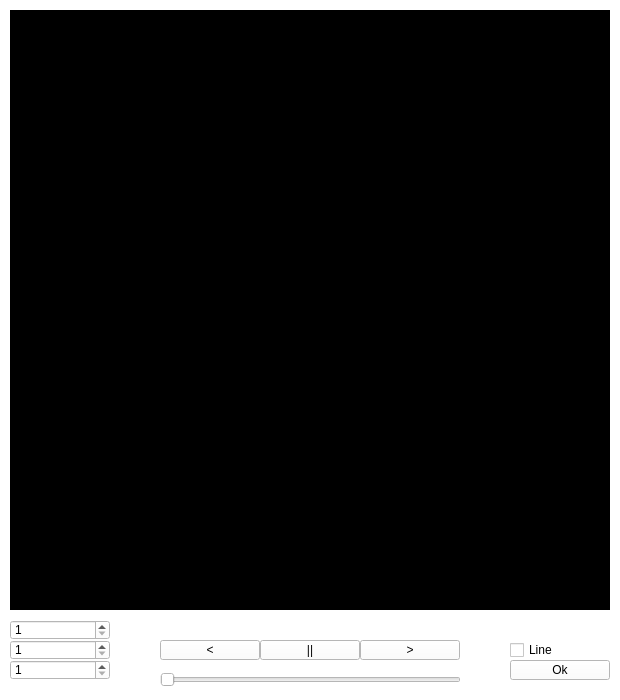
<?xml version="1.0" encoding="UTF-8"?>
<ui version="4.0">
 <class>MainWindow</class>
 <widget class="QMainWindow" name="MainWindow">
  <property name="geometry">
   <rect>
    <x>0</x>
    <y>0</y>
    <width>620</width>
    <height>700</height>
   </rect>
  </property>
  <property name="windowTitle">
   <string>MainWindow</string>
  </property>
  <widget class="QWidget" name="centralwidget">
   <property name="palette">
    <palette>
     <active>
      <colorrole role="WindowText">
       <brush brushstyle="SolidPattern">
        <color alpha="255">
         <red>0</red>
         <green>0</green>
         <blue>0</blue>
        </color>
       </brush>
      </colorrole>
      <colorrole role="Button">
       <brush brushstyle="SolidPattern">
        <color alpha="255">
         <red>255</red>
         <green>255</green>
         <blue>255</blue>
        </color>
       </brush>
      </colorrole>
      <colorrole role="Light">
       <brush brushstyle="SolidPattern">
        <color alpha="255">
         <red>255</red>
         <green>255</green>
         <blue>255</blue>
        </color>
       </brush>
      </colorrole>
      <colorrole role="Midlight">
       <brush brushstyle="SolidPattern">
        <color alpha="255">
         <red>255</red>
         <green>255</green>
         <blue>255</blue>
        </color>
       </brush>
      </colorrole>
      <colorrole role="Dark">
       <brush brushstyle="SolidPattern">
        <color alpha="255">
         <red>127</red>
         <green>127</green>
         <blue>127</blue>
        </color>
       </brush>
      </colorrole>
      <colorrole role="Mid">
       <brush brushstyle="SolidPattern">
        <color alpha="255">
         <red>170</red>
         <green>170</green>
         <blue>170</blue>
        </color>
       </brush>
      </colorrole>
      <colorrole role="Text">
       <brush brushstyle="SolidPattern">
        <color alpha="255">
         <red>0</red>
         <green>0</green>
         <blue>0</blue>
        </color>
       </brush>
      </colorrole>
      <colorrole role="BrightText">
       <brush brushstyle="SolidPattern">
        <color alpha="255">
         <red>255</red>
         <green>255</green>
         <blue>255</blue>
        </color>
       </brush>
      </colorrole>
      <colorrole role="ButtonText">
       <brush brushstyle="SolidPattern">
        <color alpha="255">
         <red>0</red>
         <green>0</green>
         <blue>0</blue>
        </color>
       </brush>
      </colorrole>
      <colorrole role="Base">
       <brush brushstyle="SolidPattern">
        <color alpha="255">
         <red>255</red>
         <green>255</green>
         <blue>255</blue>
        </color>
       </brush>
      </colorrole>
      <colorrole role="Window">
       <brush brushstyle="SolidPattern">
        <color alpha="255">
         <red>255</red>
         <green>255</green>
         <blue>255</blue>
        </color>
       </brush>
      </colorrole>
      <colorrole role="Shadow">
       <brush brushstyle="SolidPattern">
        <color alpha="255">
         <red>0</red>
         <green>0</green>
         <blue>0</blue>
        </color>
       </brush>
      </colorrole>
      <colorrole role="AlternateBase">
       <brush brushstyle="SolidPattern">
        <color alpha="255">
         <red>255</red>
         <green>255</green>
         <blue>255</blue>
        </color>
       </brush>
      </colorrole>
      <colorrole role="ToolTipBase">
       <brush brushstyle="SolidPattern">
        <color alpha="255">
         <red>255</red>
         <green>255</green>
         <blue>220</blue>
        </color>
       </brush>
      </colorrole>
      <colorrole role="ToolTipText">
       <brush brushstyle="SolidPattern">
        <color alpha="255">
         <red>0</red>
         <green>0</green>
         <blue>0</blue>
        </color>
       </brush>
      </colorrole>
      <colorrole role="PlaceholderText">
       <brush brushstyle="SolidPattern">
        <color alpha="128">
         <red>0</red>
         <green>0</green>
         <blue>0</blue>
        </color>
       </brush>
      </colorrole>
     </active>
     <inactive>
      <colorrole role="WindowText">
       <brush brushstyle="SolidPattern">
        <color alpha="255">
         <red>0</red>
         <green>0</green>
         <blue>0</blue>
        </color>
       </brush>
      </colorrole>
      <colorrole role="Button">
       <brush brushstyle="SolidPattern">
        <color alpha="255">
         <red>255</red>
         <green>255</green>
         <blue>255</blue>
        </color>
       </brush>
      </colorrole>
      <colorrole role="Light">
       <brush brushstyle="SolidPattern">
        <color alpha="255">
         <red>255</red>
         <green>255</green>
         <blue>255</blue>
        </color>
       </brush>
      </colorrole>
      <colorrole role="Midlight">
       <brush brushstyle="SolidPattern">
        <color alpha="255">
         <red>255</red>
         <green>255</green>
         <blue>255</blue>
        </color>
       </brush>
      </colorrole>
      <colorrole role="Dark">
       <brush brushstyle="SolidPattern">
        <color alpha="255">
         <red>127</red>
         <green>127</green>
         <blue>127</blue>
        </color>
       </brush>
      </colorrole>
      <colorrole role="Mid">
       <brush brushstyle="SolidPattern">
        <color alpha="255">
         <red>170</red>
         <green>170</green>
         <blue>170</blue>
        </color>
       </brush>
      </colorrole>
      <colorrole role="Text">
       <brush brushstyle="SolidPattern">
        <color alpha="255">
         <red>0</red>
         <green>0</green>
         <blue>0</blue>
        </color>
       </brush>
      </colorrole>
      <colorrole role="BrightText">
       <brush brushstyle="SolidPattern">
        <color alpha="255">
         <red>255</red>
         <green>255</green>
         <blue>255</blue>
        </color>
       </brush>
      </colorrole>
      <colorrole role="ButtonText">
       <brush brushstyle="SolidPattern">
        <color alpha="255">
         <red>0</red>
         <green>0</green>
         <blue>0</blue>
        </color>
       </brush>
      </colorrole>
      <colorrole role="Base">
       <brush brushstyle="SolidPattern">
        <color alpha="255">
         <red>255</red>
         <green>255</green>
         <blue>255</blue>
        </color>
       </brush>
      </colorrole>
      <colorrole role="Window">
       <brush brushstyle="SolidPattern">
        <color alpha="255">
         <red>255</red>
         <green>255</green>
         <blue>255</blue>
        </color>
       </brush>
      </colorrole>
      <colorrole role="Shadow">
       <brush brushstyle="SolidPattern">
        <color alpha="255">
         <red>0</red>
         <green>0</green>
         <blue>0</blue>
        </color>
       </brush>
      </colorrole>
      <colorrole role="AlternateBase">
       <brush brushstyle="SolidPattern">
        <color alpha="255">
         <red>255</red>
         <green>255</green>
         <blue>255</blue>
        </color>
       </brush>
      </colorrole>
      <colorrole role="ToolTipBase">
       <brush brushstyle="SolidPattern">
        <color alpha="255">
         <red>255</red>
         <green>255</green>
         <blue>220</blue>
        </color>
       </brush>
      </colorrole>
      <colorrole role="ToolTipText">
       <brush brushstyle="SolidPattern">
        <color alpha="255">
         <red>0</red>
         <green>0</green>
         <blue>0</blue>
        </color>
       </brush>
      </colorrole>
      <colorrole role="PlaceholderText">
       <brush brushstyle="SolidPattern">
        <color alpha="128">
         <red>0</red>
         <green>0</green>
         <blue>0</blue>
        </color>
       </brush>
      </colorrole>
     </inactive>
     <disabled>
      <colorrole role="WindowText">
       <brush brushstyle="SolidPattern">
        <color alpha="255">
         <red>127</red>
         <green>127</green>
         <blue>127</blue>
        </color>
       </brush>
      </colorrole>
      <colorrole role="Button">
       <brush brushstyle="SolidPattern">
        <color alpha="255">
         <red>255</red>
         <green>255</green>
         <blue>255</blue>
        </color>
       </brush>
      </colorrole>
      <colorrole role="Light">
       <brush brushstyle="SolidPattern">
        <color alpha="255">
         <red>255</red>
         <green>255</green>
         <blue>255</blue>
        </color>
       </brush>
      </colorrole>
      <colorrole role="Midlight">
       <brush brushstyle="SolidPattern">
        <color alpha="255">
         <red>255</red>
         <green>255</green>
         <blue>255</blue>
        </color>
       </brush>
      </colorrole>
      <colorrole role="Dark">
       <brush brushstyle="SolidPattern">
        <color alpha="255">
         <red>127</red>
         <green>127</green>
         <blue>127</blue>
        </color>
       </brush>
      </colorrole>
      <colorrole role="Mid">
       <brush brushstyle="SolidPattern">
        <color alpha="255">
         <red>170</red>
         <green>170</green>
         <blue>170</blue>
        </color>
       </brush>
      </colorrole>
      <colorrole role="Text">
       <brush brushstyle="SolidPattern">
        <color alpha="255">
         <red>127</red>
         <green>127</green>
         <blue>127</blue>
        </color>
       </brush>
      </colorrole>
      <colorrole role="BrightText">
       <brush brushstyle="SolidPattern">
        <color alpha="255">
         <red>255</red>
         <green>255</green>
         <blue>255</blue>
        </color>
       </brush>
      </colorrole>
      <colorrole role="ButtonText">
       <brush brushstyle="SolidPattern">
        <color alpha="255">
         <red>127</red>
         <green>127</green>
         <blue>127</blue>
        </color>
       </brush>
      </colorrole>
      <colorrole role="Base">
       <brush brushstyle="SolidPattern">
        <color alpha="255">
         <red>255</red>
         <green>255</green>
         <blue>255</blue>
        </color>
       </brush>
      </colorrole>
      <colorrole role="Window">
       <brush brushstyle="SolidPattern">
        <color alpha="255">
         <red>255</red>
         <green>255</green>
         <blue>255</blue>
        </color>
       </brush>
      </colorrole>
      <colorrole role="Shadow">
       <brush brushstyle="SolidPattern">
        <color alpha="255">
         <red>0</red>
         <green>0</green>
         <blue>0</blue>
        </color>
       </brush>
      </colorrole>
      <colorrole role="AlternateBase">
       <brush brushstyle="SolidPattern">
        <color alpha="255">
         <red>255</red>
         <green>255</green>
         <blue>255</blue>
        </color>
       </brush>
      </colorrole>
      <colorrole role="ToolTipBase">
       <brush brushstyle="SolidPattern">
        <color alpha="255">
         <red>255</red>
         <green>255</green>
         <blue>220</blue>
        </color>
       </brush>
      </colorrole>
      <colorrole role="ToolTipText">
       <brush brushstyle="SolidPattern">
        <color alpha="255">
         <red>0</red>
         <green>0</green>
         <blue>0</blue>
        </color>
       </brush>
      </colorrole>
      <colorrole role="PlaceholderText">
       <brush brushstyle="SolidPattern">
        <color alpha="128">
         <red>0</red>
         <green>0</green>
         <blue>0</blue>
        </color>
       </brush>
      </colorrole>
     </disabled>
    </palette>
   </property>
   <property name="autoFillBackground">
    <bool>true</bool>
   </property>
   <widget class="QFrame" name="frame">
    <property name="geometry">
     <rect>
      <x>10</x>
      <y>10</y>
      <width>600</width>
      <height>600</height>
     </rect>
    </property>
    <property name="palette">
     <palette>
      <active>
       <colorrole role="WindowText">
        <brush brushstyle="SolidPattern">
         <color alpha="255">
          <red>255</red>
          <green>255</green>
          <blue>255</blue>
         </color>
        </brush>
       </colorrole>
       <colorrole role="Button">
        <brush brushstyle="SolidPattern">
         <color alpha="255">
          <red>0</red>
          <green>0</green>
          <blue>0</blue>
         </color>
        </brush>
       </colorrole>
       <colorrole role="Light">
        <brush brushstyle="SolidPattern">
         <color alpha="255">
          <red>0</red>
          <green>0</green>
          <blue>0</blue>
         </color>
        </brush>
       </colorrole>
       <colorrole role="Midlight">
        <brush brushstyle="SolidPattern">
         <color alpha="255">
          <red>0</red>
          <green>0</green>
          <blue>0</blue>
         </color>
        </brush>
       </colorrole>
       <colorrole role="Dark">
        <brush brushstyle="SolidPattern">
         <color alpha="255">
          <red>0</red>
          <green>0</green>
          <blue>0</blue>
         </color>
        </brush>
       </colorrole>
       <colorrole role="Mid">
        <brush brushstyle="SolidPattern">
         <color alpha="255">
          <red>0</red>
          <green>0</green>
          <blue>0</blue>
         </color>
        </brush>
       </colorrole>
       <colorrole role="Text">
        <brush brushstyle="SolidPattern">
         <color alpha="255">
          <red>255</red>
          <green>255</green>
          <blue>255</blue>
         </color>
        </brush>
       </colorrole>
       <colorrole role="BrightText">
        <brush brushstyle="SolidPattern">
         <color alpha="255">
          <red>255</red>
          <green>255</green>
          <blue>255</blue>
         </color>
        </brush>
       </colorrole>
       <colorrole role="ButtonText">
        <brush brushstyle="SolidPattern">
         <color alpha="255">
          <red>255</red>
          <green>255</green>
          <blue>255</blue>
         </color>
        </brush>
       </colorrole>
       <colorrole role="Base">
        <brush brushstyle="SolidPattern">
         <color alpha="255">
          <red>0</red>
          <green>0</green>
          <blue>0</blue>
         </color>
        </brush>
       </colorrole>
       <colorrole role="Window">
        <brush brushstyle="SolidPattern">
         <color alpha="255">
          <red>0</red>
          <green>0</green>
          <blue>0</blue>
         </color>
        </brush>
       </colorrole>
       <colorrole role="Shadow">
        <brush brushstyle="SolidPattern">
         <color alpha="255">
          <red>0</red>
          <green>0</green>
          <blue>0</blue>
         </color>
        </brush>
       </colorrole>
       <colorrole role="AlternateBase">
        <brush brushstyle="SolidPattern">
         <color alpha="255">
          <red>0</red>
          <green>0</green>
          <blue>0</blue>
         </color>
        </brush>
       </colorrole>
       <colorrole role="ToolTipBase">
        <brush brushstyle="SolidPattern">
         <color alpha="255">
          <red>255</red>
          <green>255</green>
          <blue>220</blue>
         </color>
        </brush>
       </colorrole>
       <colorrole role="ToolTipText">
        <brush brushstyle="SolidPattern">
         <color alpha="255">
          <red>0</red>
          <green>0</green>
          <blue>0</blue>
         </color>
        </brush>
       </colorrole>
       <colorrole role="PlaceholderText">
        <brush brushstyle="SolidPattern">
         <color alpha="128">
          <red>255</red>
          <green>255</green>
          <blue>255</blue>
         </color>
        </brush>
       </colorrole>
      </active>
      <inactive>
       <colorrole role="WindowText">
        <brush brushstyle="SolidPattern">
         <color alpha="255">
          <red>255</red>
          <green>255</green>
          <blue>255</blue>
         </color>
        </brush>
       </colorrole>
       <colorrole role="Button">
        <brush brushstyle="SolidPattern">
         <color alpha="255">
          <red>0</red>
          <green>0</green>
          <blue>0</blue>
         </color>
        </brush>
       </colorrole>
       <colorrole role="Light">
        <brush brushstyle="SolidPattern">
         <color alpha="255">
          <red>0</red>
          <green>0</green>
          <blue>0</blue>
         </color>
        </brush>
       </colorrole>
       <colorrole role="Midlight">
        <brush brushstyle="SolidPattern">
         <color alpha="255">
          <red>0</red>
          <green>0</green>
          <blue>0</blue>
         </color>
        </brush>
       </colorrole>
       <colorrole role="Dark">
        <brush brushstyle="SolidPattern">
         <color alpha="255">
          <red>0</red>
          <green>0</green>
          <blue>0</blue>
         </color>
        </brush>
       </colorrole>
       <colorrole role="Mid">
        <brush brushstyle="SolidPattern">
         <color alpha="255">
          <red>0</red>
          <green>0</green>
          <blue>0</blue>
         </color>
        </brush>
       </colorrole>
       <colorrole role="Text">
        <brush brushstyle="SolidPattern">
         <color alpha="255">
          <red>255</red>
          <green>255</green>
          <blue>255</blue>
         </color>
        </brush>
       </colorrole>
       <colorrole role="BrightText">
        <brush brushstyle="SolidPattern">
         <color alpha="255">
          <red>255</red>
          <green>255</green>
          <blue>255</blue>
         </color>
        </brush>
       </colorrole>
       <colorrole role="ButtonText">
        <brush brushstyle="SolidPattern">
         <color alpha="255">
          <red>255</red>
          <green>255</green>
          <blue>255</blue>
         </color>
        </brush>
       </colorrole>
       <colorrole role="Base">
        <brush brushstyle="SolidPattern">
         <color alpha="255">
          <red>0</red>
          <green>0</green>
          <blue>0</blue>
         </color>
        </brush>
       </colorrole>
       <colorrole role="Window">
        <brush brushstyle="SolidPattern">
         <color alpha="255">
          <red>0</red>
          <green>0</green>
          <blue>0</blue>
         </color>
        </brush>
       </colorrole>
       <colorrole role="Shadow">
        <brush brushstyle="SolidPattern">
         <color alpha="255">
          <red>0</red>
          <green>0</green>
          <blue>0</blue>
         </color>
        </brush>
       </colorrole>
       <colorrole role="AlternateBase">
        <brush brushstyle="SolidPattern">
         <color alpha="255">
          <red>0</red>
          <green>0</green>
          <blue>0</blue>
         </color>
        </brush>
       </colorrole>
       <colorrole role="ToolTipBase">
        <brush brushstyle="SolidPattern">
         <color alpha="255">
          <red>255</red>
          <green>255</green>
          <blue>220</blue>
         </color>
        </brush>
       </colorrole>
       <colorrole role="ToolTipText">
        <brush brushstyle="SolidPattern">
         <color alpha="255">
          <red>0</red>
          <green>0</green>
          <blue>0</blue>
         </color>
        </brush>
       </colorrole>
       <colorrole role="PlaceholderText">
        <brush brushstyle="SolidPattern">
         <color alpha="128">
          <red>255</red>
          <green>255</green>
          <blue>255</blue>
         </color>
        </brush>
       </colorrole>
      </inactive>
      <disabled>
       <colorrole role="WindowText">
        <brush brushstyle="SolidPattern">
         <color alpha="255">
          <red>0</red>
          <green>0</green>
          <blue>0</blue>
         </color>
        </brush>
       </colorrole>
       <colorrole role="Button">
        <brush brushstyle="SolidPattern">
         <color alpha="255">
          <red>0</red>
          <green>0</green>
          <blue>0</blue>
         </color>
        </brush>
       </colorrole>
       <colorrole role="Light">
        <brush brushstyle="SolidPattern">
         <color alpha="255">
          <red>0</red>
          <green>0</green>
          <blue>0</blue>
         </color>
        </brush>
       </colorrole>
       <colorrole role="Midlight">
        <brush brushstyle="SolidPattern">
         <color alpha="255">
          <red>0</red>
          <green>0</green>
          <blue>0</blue>
         </color>
        </brush>
       </colorrole>
       <colorrole role="Dark">
        <brush brushstyle="SolidPattern">
         <color alpha="255">
          <red>0</red>
          <green>0</green>
          <blue>0</blue>
         </color>
        </brush>
       </colorrole>
       <colorrole role="Mid">
        <brush brushstyle="SolidPattern">
         <color alpha="255">
          <red>0</red>
          <green>0</green>
          <blue>0</blue>
         </color>
        </brush>
       </colorrole>
       <colorrole role="Text">
        <brush brushstyle="SolidPattern">
         <color alpha="255">
          <red>0</red>
          <green>0</green>
          <blue>0</blue>
         </color>
        </brush>
       </colorrole>
       <colorrole role="BrightText">
        <brush brushstyle="SolidPattern">
         <color alpha="255">
          <red>255</red>
          <green>255</green>
          <blue>255</blue>
         </color>
        </brush>
       </colorrole>
       <colorrole role="ButtonText">
        <brush brushstyle="SolidPattern">
         <color alpha="255">
          <red>0</red>
          <green>0</green>
          <blue>0</blue>
         </color>
        </brush>
       </colorrole>
       <colorrole role="Base">
        <brush brushstyle="SolidPattern">
         <color alpha="255">
          <red>0</red>
          <green>0</green>
          <blue>0</blue>
         </color>
        </brush>
       </colorrole>
       <colorrole role="Window">
        <brush brushstyle="SolidPattern">
         <color alpha="255">
          <red>0</red>
          <green>0</green>
          <blue>0</blue>
         </color>
        </brush>
       </colorrole>
       <colorrole role="Shadow">
        <brush brushstyle="SolidPattern">
         <color alpha="255">
          <red>0</red>
          <green>0</green>
          <blue>0</blue>
         </color>
        </brush>
       </colorrole>
       <colorrole role="AlternateBase">
        <brush brushstyle="SolidPattern">
         <color alpha="255">
          <red>0</red>
          <green>0</green>
          <blue>0</blue>
         </color>
        </brush>
       </colorrole>
       <colorrole role="ToolTipBase">
        <brush brushstyle="SolidPattern">
         <color alpha="255">
          <red>255</red>
          <green>255</green>
          <blue>220</blue>
         </color>
        </brush>
       </colorrole>
       <colorrole role="ToolTipText">
        <brush brushstyle="SolidPattern">
         <color alpha="255">
          <red>0</red>
          <green>0</green>
          <blue>0</blue>
         </color>
        </brush>
       </colorrole>
       <colorrole role="PlaceholderText">
        <brush brushstyle="SolidPattern">
         <color alpha="128">
          <red>255</red>
          <green>255</green>
          <blue>255</blue>
         </color>
        </brush>
       </colorrole>
      </disabled>
     </palette>
    </property>
    <property name="autoFillBackground">
     <bool>true</bool>
    </property>
    <property name="frameShape">
     <enum>QFrame::StyledPanel</enum>
    </property>
    <property name="frameShadow">
     <enum>QFrame::Raised</enum>
    </property>
   </widget>
   <widget class="QPushButton" name="Start">
    <property name="geometry">
     <rect>
      <x>360</x>
      <y>640</y>
      <width>100</width>
      <height>20</height>
     </rect>
    </property>
    <property name="text">
     <string>&gt;</string>
    </property>
   </widget>
   <widget class="QPushButton" name="Stop">
    <property name="geometry">
     <rect>
      <x>260</x>
      <y>640</y>
      <width>100</width>
      <height>20</height>
     </rect>
    </property>
    <property name="text">
     <string>||</string>
    </property>
   </widget>
   <widget class="QSlider" name="Speed">
    <property name="geometry">
     <rect>
      <x>160</x>
      <y>670</y>
      <width>301</width>
      <height>20</height>
     </rect>
    </property>
    <property name="minimum">
     <number>1</number>
    </property>
    <property name="maximum">
     <number>5</number>
    </property>
    <property name="pageStep">
     <number>5</number>
    </property>
    <property name="orientation">
     <enum>Qt::Horizontal</enum>
    </property>
    <property name="invertedAppearance">
     <bool>false</bool>
    </property>
    <property name="invertedControls">
     <bool>true</bool>
    </property>
   </widget>
   <widget class="QPushButton" name="Remove">
    <property name="geometry">
     <rect>
      <x>160</x>
      <y>640</y>
      <width>100</width>
      <height>20</height>
     </rect>
    </property>
    <property name="text">
     <string>&lt;</string>
    </property>
   </widget>
   <widget class="QCheckBox" name="Line">
    <property name="geometry">
     <rect>
      <x>510</x>
      <y>640</y>
      <width>100</width>
      <height>20</height>
     </rect>
    </property>
    <property name="text">
     <string>Line</string>
    </property>
   </widget>
   <widget class="QSpinBox" name="Num">
    <property name="geometry">
     <rect>
      <x>10</x>
      <y>620</y>
      <width>100</width>
      <height>20</height>
     </rect>
    </property>
    <property name="wrapping">
     <bool>false</bool>
    </property>
    <property name="accelerated">
     <bool>false</bool>
    </property>
    <property name="keyboardTracking">
     <bool>true</bool>
    </property>
    <property name="minimum">
     <number>1</number>
    </property>
    <property name="maximum">
     <number>100000</number>
    </property>
    <property name="singleStep">
     <number>1</number>
    </property>
    <property name="stepType">
     <enum>QAbstractSpinBox::DefaultStepType</enum>
    </property>
    <property name="value">
     <number>1</number>
    </property>
   </widget>
   <widget class="QPushButton" name="Ok">
    <property name="geometry">
     <rect>
      <x>510</x>
      <y>660</y>
      <width>100</width>
      <height>20</height>
     </rect>
    </property>
    <property name="text">
     <string>Ok</string>
    </property>
   </widget>
   <widget class="QSpinBox" name="Min">
    <property name="geometry">
     <rect>
      <x>10</x>
      <y>640</y>
      <width>100</width>
      <height>20</height>
     </rect>
    </property>
    <property name="minimum">
     <number>1</number>
    </property>
    <property name="maximum">
     <number>10</number>
    </property>
   </widget>
   <widget class="QSpinBox" name="Max">
    <property name="geometry">
     <rect>
      <x>10</x>
      <y>660</y>
      <width>100</width>
      <height>20</height>
     </rect>
    </property>
    <property name="minimum">
     <number>1</number>
    </property>
    <property name="maximum">
     <number>10</number>
    </property>
   </widget>
  </widget>
 </widget>
 <resources/>
 <connections/>
</ui>
